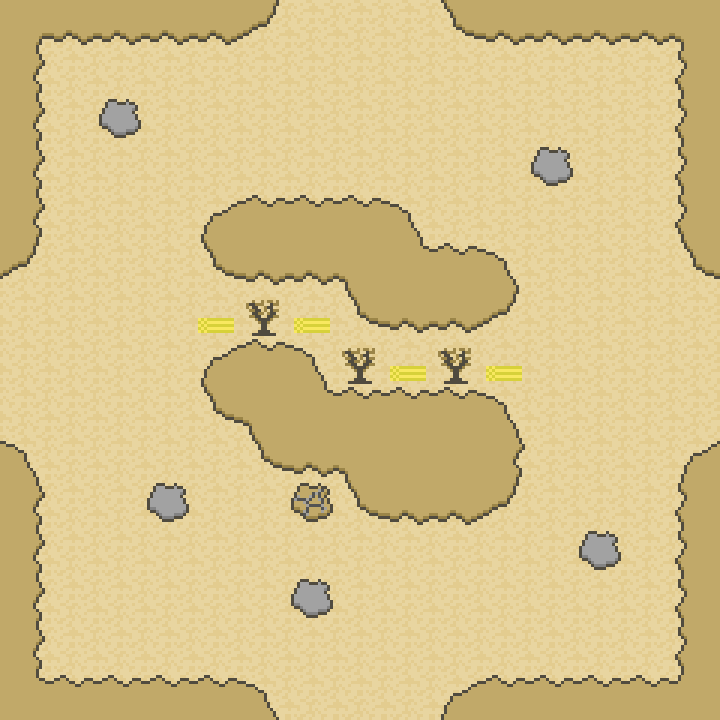

Rendered tile map (Tiled .tmx) drawn with the repository's tilesets; below, a short description and the map source with its tile grids summarised:
An orthogonal 15x15 tile map with 48x48 px tiles, 1 tile layer (Tile Layer 1) and 3 objects (3x 0).

<map version="1.0" orientation="orthogonal" width="15" height="15" tilewidth="48" tileheight="48">
 <tileset firstgid="1" source="desert.tsx" />
 <layer name="Tile Layer 1" width="15" height="15">
  <data>[225 cells, 225 non-empty, 18 distinct tile ids]</data>
 </layer>
 <objectgroup name="Object Layer 1" width="15" height="15">
  <object type="0" x="96" y="288" width="48" height="48" />
  <object type="0" x="432" y="576" width="48" height="48" />
  <object type="0" x="480" y="96" width="48" height="48" />
 </objectgroup>
</map>